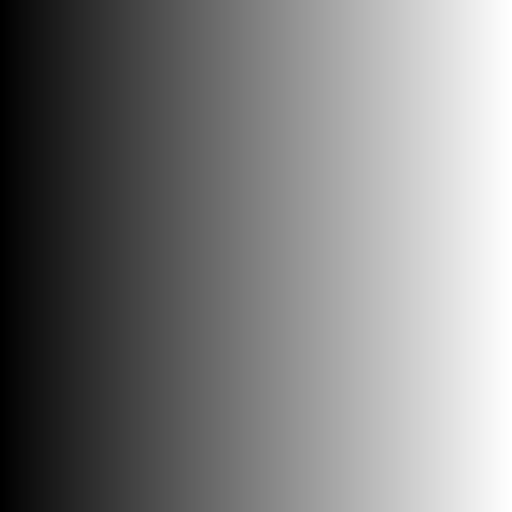
#> input picture 数字图像处理/灰度变换（中）伽马变换/实验2.伽马变换校正显示失真/intensity_ramp.tif, 512 x 512 px
$ python gamma_trans.py
#> lines starting #> are read from the running program, lines starting #| are printed output that depends on the picture
'''
【功能】利用γ变换提前矫正图像，从而实现图像在CRT显示器中正常显示
【B站/YouTube】轩辕十四很nice
【开源协议】The MIT License (MIT)
'''


from PIL import Image
import numpy as np
import matplotlib.pyplot as plt
from matplotlib.widgets import Slider, Button, RadioButtons


def set_chinese():   # 中文显示工具函数
	import matplotlib
	print("[INFO] matplotlib版本为：%s" % matplotlib.__version__)
	matplotlib.rcParams['font.sans-serif'] = ['FangSong']
	matplotlib.rcParams['axes.unicode_minus'] = False

def gamma_trans(input, gamma=2, eps=0 ):
    return 255. * (((input + eps)/255.) ** gamma)

def crt_distortion(input, gamma=2):  # 模拟CRT失真（做了归一化）
    return 255. * ((input/255.) ** gamma)


def update_gamma(val):

    gamma = slider1.val  # 获取"失真γ"


    # 图像送入CRT前，先做伽马变换预处理
    gamma_ = 1 / gamma   #  "矫正γ" 为 "失真γ" 的倒数
    correct_img = gamma_trans(gray_img, gamma_, 0)  #
    ax1.set_title("伽马矫正，矫正γ = 1/" + str(round(gamma,2)))
    ax1.imshow(correct_img, cmap='gray',vmin=0,vmax=255)

    # 简易模拟CRT输出
    output = crt_distortion(correct_img, gamma)
    print(output)
    ax2.set_title("模拟CRT输出，失真γ = " + str(round(gamma,2)))
    ax2.imshow(output, cmap='gray',vmin=0,vmax=255)


if __name__ == '__main__':
    set_chinese()

    gray_img = np.asarray(Image.open('./intensity_ramp.tif').convert('L'))
#> gray_img is the input picture: shape (512, 512); min 0, max 255, mean 127.5

    fig = plt.figure()
    ax0 = fig.add_subplot(131)
    ax1 = fig.add_subplot(132)
    ax2 = fig.add_subplot(133)


    ax0.set_title("原始图片")
    ax0.imshow(gray_img, cmap='gray',vmin=0,vmax=255)


    plt.subplots_adjust(bottom=0.3)
    s1 = plt.axes([0.25, 0.1, 0.55, 0.03], facecolor='lightgoldenrodyellow')
    slider1 = Slider(s1, 'CRT失真γ： ', 0.0, 4.0,
                      valfmt='%.f', valinit=1.0, valstep=0.1)
    slider1.on_changed(update_gamma)
    slider1.reset()
    slider1.set_val(2)
#> in gamma_trans, `return 255. * (((input + eps)/255.) ** gamma)`:
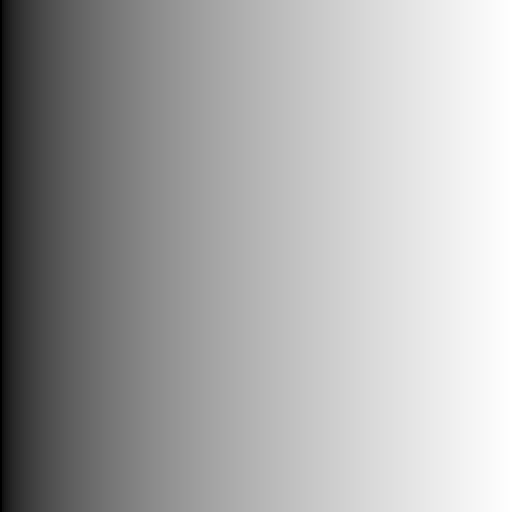
#> returned value: shape (512, 512) float64; min 0, max 255, mean 169.8
#> (printed output is left out)

    plt.show()
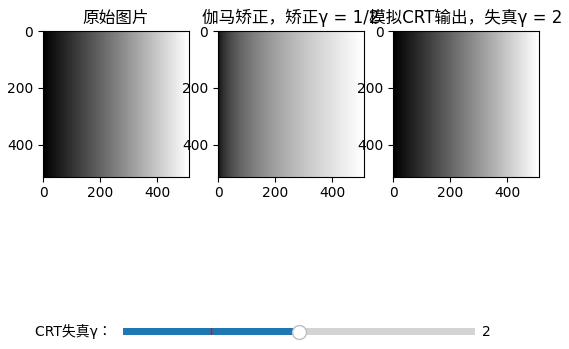
#> figure drawn by matplotlib, 4 panels
